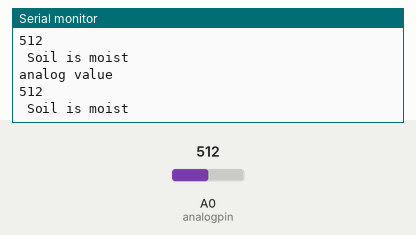
Simulated run of this sketch. Board: Arduino Uno, built with avr-gcc and run on an emulated ATmega328P. Parts: the last lines printed to the serial monitor. Inputs (shaded band) come from the test bench; at power-on: A0 (analogpin) = 512.

Above: at 1.8 s.
1.9 s: A0 (analogpin) set to 691
At 2.8 s:
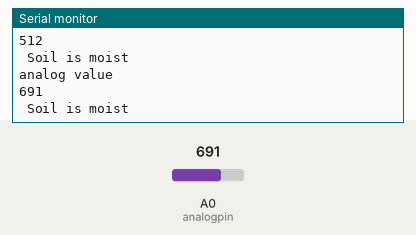
3.4 s: A0 (analogpin) set to 714
At 4.8 s:
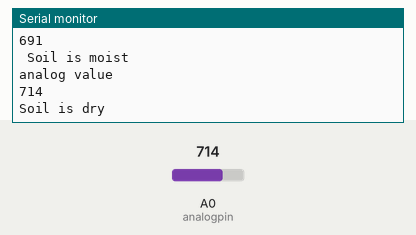
Timing chart, 0 to 6.4 s (numbered marks = the images above; inputs shaded):
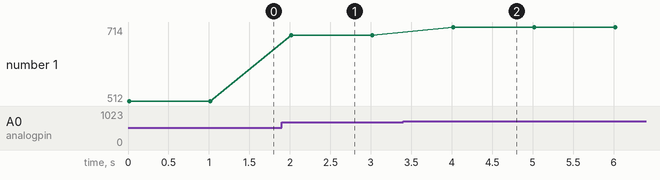

Measured:
- the behaviour switches between 700 and 701 on A0 (analogpin) (found by bisection; images 1 and 2)
- after the input at 1.9 s, the serial monitor: prints a new line after 0.12 s (image 1)
- after the input at 3.4 s, the serial monitor: prints a new line after 0.62 s (image 2)
- plotted number 1: 512 → 691 after the input at 1.9 s, 691 → 714 after the input at 3.4 s

The sketch:

soilmoisture_sketch_mar5a.ino
```cpp
int analogpin = A0;

void setup() {
  // put your setup code here, to run once:
 pinMode(analogpin , INPUT);
 Serial.begin(9600);
}

void loop() {
int analogvalue = analogRead(analogpin);
Serial.println("analog value");
Serial.println(analogvalue);

int threshold = 700;

if( analogvalue > threshold )
{
  Serial.println("Soil is dry");
}

else
{
  Serial.println(" Soil is moist");
}

delay(1000);
}
```
